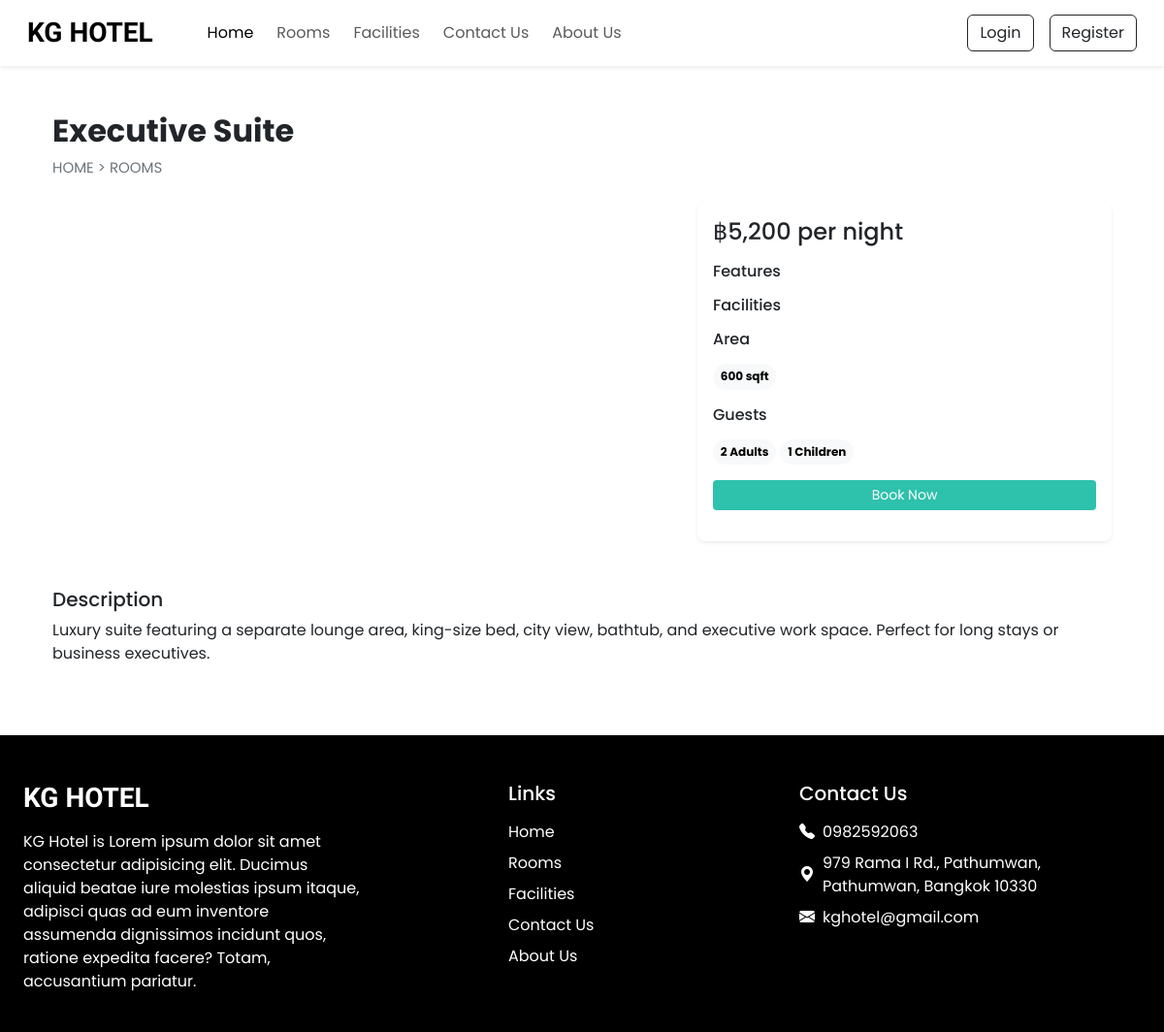
Page /room_detail.php?id=4 on the committed database.
### tables this page shows
CREATE TABLE `room` (
  `id` int(11) NOT NULL,
  `name` varchar(150) NOT NULL,
  `area` int(11) NOT NULL,
  `price` int(11) NOT NULL,
  `quant` int(11) NOT NULL,
  `adult` int(11) NOT NULL,
  `children` int(11) NOT NULL,
  `description` text NOT NULL,
  `status` int(11) NOT NULL DEFAULT 1
);

CREATE TABLE `setting` (
  `sr_no` int(11) NOT NULL,
  `site_title` varchar(50) NOT NULL,
  `site_about` varchar(255) NOT NULL,
  `shutdown` tinyint(1) NOT NULL
);

CREATE TABLE `contact_details` (
  `sr_no` int(11) NOT NULL,
  `address` varchar(255) NOT NULL,
  `gmap` longtext NOT NULL,
  `pn1` varchar(10) NOT NULL,
  `pn2` varchar(10) NOT NULL,
  `email` varchar(50) NOT NULL
);

### server/class/room.php (called while the page is built, shortened)
<?php
class Room {
    private $conn;
    public function __construct($db) {
        $this->conn = $db;
    }
    public function getRoomById($id) {
        $query = "
            SELECT r.id, r.name, r.area, r.price, r.quant, r.adult, r.children, r.description,
                   rc.cover,
                   GROUP_CONCAT(DISTINCT f.name) AS features,
                   GROUP_CONCAT(DISTINCT fc.name) AS facilities
            FROM room r
            LEFT JOIN room_covers rc ON r.id = rc.id_room
            LEFT JOIN room_features rf ON r.id = rf.id_room
            LEFT JOIN features f ON rf.id_features = f.id
            LEFT JOIN room_facilities rfc ON r.id = rfc.id_room
            LEFT JOIN facilities fc ON rfc.id_facilities = fc.id
            WHERE r.id = :id
        ";
        $stmt = $this->conn->prepare($query);
        $stmt->bindParam(':id', $id, PDO::PARAM_INT);
        $stmt->execute();
        return $stmt->fetch(PDO::FETCH_ASSOC);
    }
}
?>

### server/class/setting.php (called while the page is built)
<?php
class Setting {
    private $conn;
    public function __construct($db) {
        $this->conn = $db;
    }
    public function getSettingInfo() {
        $query = "SELECT * FROM setting WHERE sr_no = 1";
        $stmt = $this->conn->prepare($query);
        $stmt->execute();
        return $stmt->fetch(PDO::FETCH_ASSOC);
    }
}
$database = new Database();
$db = $database->getConnection();
$setting = new Setting($db);
$setting_info = $setting->getSettingInfo();
$site_title = $setting_info['site_title'];
$site_about = $setting_info['site_about'];
$shutdown = $setting_info['shutdown'];
?>

### server/class/contact_detail.php (called while the page is built, shortened)
<?php
class ContactDetail {
    private $conn;
    public function __construct($db) {
        $this->conn = $db;
    }
    public function getContactInfo() {
        $query = "SELECT * FROM contact_details WHERE sr_no = 1";
        $stmt = $this->conn->prepare($query);
        $stmt->execute();
        return $stmt->fetch(PDO::FETCH_ASSOC);
    }
}
$database = new Database();
$db = $database->getConnection();
$contact_detail = new ContactDetail($db);
$contact_info = $contact_detail->getContactInfo();
$address = $contact_info['address'];
$pn1 = $contact_info['pn1'];
$email = $contact_info['email'];
?>

### room_detail.php (the view, shortened to what this page needs)
<?php
require('public/db_config.php');
require('server/class/contact_detail.php');
require('server/class/room.php');
require('server/class/setting.php');
?>
<!doctype html>
<html lang="en">
<head>
    <?php require('public/link.php'); ?>
    <link rel="stylesheet" href="https://cdn.jsdelivr.net/npm/swiper@11/swiper-bundle.min.css">
    <link rel="stylesheet" href="css/style.css">
</head>
<body>
    <?php require('inc/header.php'); ?>
    <?php
    $room_id = $_GET['id'];
    $roomObj = new Room($db);
    $room = $roomObj->getRoomById($room_id);
    ?>
    <div class="container">
        <div class="row">
            <div class="col-12 my-5 mb-4 px-4">
                <h2 class="fw-bold"><?php echo $room['name']; ?></h2>
                <div style="font-size: 15px;">
                    <a href="index.php" class="text-secondary text-decoration-none">HOME</a>
                    <span class="text-secondary"> > </span>
                    <a href="rooms.php" class="text-secondary text-decoration-none">ROOMS</a>
                </div>
            </div>
            <div class="col-lg-7 col-md-12 px-4">
                <div id="roomCarousel" class="carousel slide" data-bs-ride="carousel">
                    <button class="carousel-control-prev" type="button" data-bs-target="#roomCarousel"
                        data-bs-slide="prev">
                        <span class="carousel-control-prev-icon" aria-hidden="true"></span>
                    </button>
                    <button class="carousel-control-next" type="button" data-bs-target="#roomCarousel"
                        data-bs-slide="next">
                        <span class="carousel-control-next-icon" aria-hidden="true"></span>
                    </button>
                </div>
            </div>
            <div class="col-lg-5 col-md-12 px-4">
                <div class="card mb-4 border-0 shadow-sm rounded-3">
                    <div class="card-body">
                        <h4 class="mb-3">฿<?php echo number_format($room['price'], 0); ?> per night</h4>
                        <div class="mb-3">
                            <h6 class="mb-2">Features</h6>
                        </div>
                        <div class="mb-3">
                            <h6 class="mb-2">Facilities</h6>
                        </div>
                        <div class="mb-3">
                            <h6 class="mb-2">Area</h6>
                            <span
                                class="badge rounded-pill text-bg-light text-wrap lh-base mt-2"><?php echo $room['area']; ?>
                                sqft</span>
                        </div>
                        <div class="mb-3">
                            <h6 class="mb-2">Guests</h6>
                            <span
                                class="badge rounded-pill text-bg-light text-wrap lh-base mt-2"><?php echo $room['adult']; ?>
                                Adults</span>
                            <span
                                class="badge rounded-pill text-bg-light text-wrap lh-base mt-2"><?php echo $room['children']; ?>
                                Children</span>
                        </div>
                        <?php if ($shutdown != 1): ?>
                        <?php if (isset($_SESSION['user_id'])): ?>
                        <a href="confirm_booking.php?id=<?php echo $room['id']; ?>"
                            class="btn btn-sm w-100 text-white custom-bg shadow-none mb-3">Book Now</a>
                        <?php else: ?>
                        <button type="button" class="btn btn-sm w-100 text-white custom-bg shadow-none mb-3"
                            data-bs-toggle="modal" data-bs-target="#loginModal">
                            Book Now
                        </button>
                        <?php endif; ?>
                        <?php endif; ?>
                    </div>
                </div>
            </div>
            <div class="col-12 mt-4 px-4">
                <div class="mb-4">
                    <h5>Description</h5>
                    <p><?php echo $room['description']; ?></p>
                </div>
            </div>
        </div>
    </div>
    <?php require('inc/footer.php'); ?>
</body>
</html>

### inc/footer.php
<footer class="container-fluid bg-black text-white mt-5 pt-5">
    <div class="row justify-content-between">
        <div class="col-12 col-md-6 col-lg-4 mb-4 px-4">
            <h3 class="h-font fw-bold fs-3 mb-3"><?= htmlspecialchars($site_title) ?></h3>
            <p><?= nl2br(htmlspecialchars($site_about)) ?></p>
        </div>
        <div class="col-6 col-md-6 col-lg-2 mb-4 px-4">
            <h5 class="mb-3">Links</h5>
            <ul class="list-unstyled">
                <li><a href="index.php" class="text-white text-decoration-none d-block mb-2">Home</a></li>
                <li><a href="rooms.php" class="text-white text-decoration-none d-block mb-2">Rooms</a></li>
                <li><a href="facilities.php" class="text-white text-decoration-none d-block mb-2">Facilities</a></li>
                <li><a href="contact.php" class="text-white text-decoration-none d-block mb-2">Contact Us</a></li>
                <li><a href="about.php" class="text-white text-decoration-none d-block mb-2">About Us</a></li>
            </ul>
        </div>
        <div class="col-12 col-md-6 col-lg-4 mb-4 px-4">
            <h5 class="mb-3">Contact Us</h5>
            <div class="mb-2 d-flex align-items-center">
                <i class="bi bi-telephone-fill me-2"></i>
                <a href="tel:<?= htmlspecialchars($pn1) ?>"
                    class="text-white text-decoration-none"><?= htmlspecialchars($pn1) ?></a>
            </div>
            <div class="mb-2 d-flex align-items-center">
                <i class="bi bi-geo-alt-fill me-2"></i>
                <span><?= htmlspecialchars($address) ?></span>
            </div>
            <div class="mb-2 d-flex align-items-center">
                <i class="bi bi-envelope-fill me-2"></i>
                <a href="mailto:<?= htmlspecialchars($email) ?>"
                    class="text-white text-decoration-none"><?= htmlspecialchars($email) ?></a>
            </div>
        </div>
    </div>
</footer>

### css/style.css (style rules this page uses)
:root { --teal: #2ec1ac; --tealHover: #279e8c; }
* { font-family: "Poppins", sans-serif; }
.h-font { font-family: "Merienda", cursive; }
.custom-bg { background-color: var(--teal); }

### rows in the picture
room: name "Executive Suite", price "5,200", area "600", adult "2", children "1", description "Luxury suite featuring a separate lounge area, king-size bed, city view, bathtub, and executive work space. Perfect for long stays or business executives."
setting: site_title "KG HOTEL", site_about "KG Hotel is Lorem ipsum dolor sit amet consectetur adipisicing elit. Ducimus aliquid beatae iure molestias ipsum itaque, adipisci quas ad eum inventore assumenda dignissimos incidunt quos, ratione expedita facere? Totam, accusantium pariatur."
contact_details: pn1 "0982592063", address "979 Rama I Rd., Pathumwan, Pathumwan, Bangkok 10330", email "kghotel@gmail.com"
